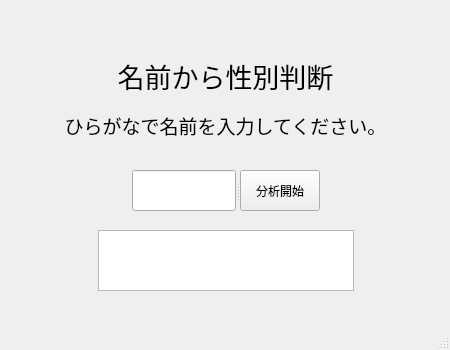
<?xml version="1.0" encoding="UTF-8"?>
<ui version="4.0">
 <class>MainWindow</class>
 <widget class="QMainWindow" name="MainWindow">
  <property name="geometry">
   <rect>
    <x>0</x>
    <y>0</y>
    <width>450</width>
    <height>350</height>
   </rect>
  </property>
  <property name="windowTitle">
   <string>MainWindow</string>
  </property>
  <widget class="QWidget" name="centralwidget">
   <widget class="QSplitter" name="splitter_3">
    <property name="geometry">
     <rect>
      <x>0</x>
      <y>50</y>
      <width>451</width>
      <height>51</height>
     </rect>
    </property>
    <property name="orientation">
     <enum>Qt::Horizontal</enum>
    </property>
    <widget class="QLabel" name="label">
     <property name="font">
      <font>
       <pointsize>20</pointsize>
       <weight>50</weight>
       <bold>false</bold>
      </font>
     </property>
     <property name="text">
      <string>名前から性別判断</string>
     </property>
     <property name="alignment">
      <set>Qt::AlignCenter</set>
     </property>
    </widget>
   </widget>
   <widget class="QSplitter" name="splitter_4">
    <property name="geometry">
     <rect>
      <x>0</x>
      <y>100</y>
      <width>451</width>
      <height>51</height>
     </rect>
    </property>
    <property name="orientation">
     <enum>Qt::Horizontal</enum>
    </property>
    <widget class="QLabel" name="label_2">
     <property name="enabled">
      <bool>true</bool>
     </property>
     <property name="font">
      <font>
       <pointsize>14</pointsize>
       <weight>50</weight>
       <bold>false</bold>
      </font>
     </property>
     <property name="text">
      <string>ひらがなで名前を入力してください。</string>
     </property>
     <property name="alignment">
      <set>Qt::AlignCenter</set>
     </property>
    </widget>
   </widget>
   <widget class="QWidget" name="layoutWidget">
    <property name="geometry">
     <rect>
      <x>0</x>
      <y>170</y>
      <width>451</width>
      <height>41</height>
     </rect>
    </property>
    <layout class="QHBoxLayout" name="horizontalLayout">
     <item>
      <spacer name="horizontalSpacer">
       <property name="orientation">
        <enum>Qt::Horizontal</enum>
       </property>
       <property name="sizeHint" stdset="0">
        <size>
         <width>40</width>
         <height>20</height>
        </size>
       </property>
      </spacer>
     </item>
     <item>
      <widget class="QSplitter" name="splitter">
       <property name="orientation">
        <enum>Qt::Horizontal</enum>
       </property>
       <widget class="QLineEdit" name="lineEdit"/>
       <widget class="QPushButton" name="pushButton">
        <property name="text">
         <string>分析開始</string>
        </property>
       </widget>
      </widget>
     </item>
     <item>
      <spacer name="horizontalSpacer_2">
       <property name="orientation">
        <enum>Qt::Horizontal</enum>
       </property>
       <property name="sizeHint" stdset="0">
        <size>
         <width>40</width>
         <height>20</height>
        </size>
       </property>
      </spacer>
     </item>
    </layout>
   </widget>
   <widget class="QWidget" name="layoutWidget">
    <property name="geometry">
     <rect>
      <x>0</x>
      <y>230</y>
      <width>451</width>
      <height>61</height>
     </rect>
    </property>
    <layout class="QHBoxLayout" name="horizontalLayout_2">
     <item>
      <spacer name="horizontalSpacer_4">
       <property name="orientation">
        <enum>Qt::Horizontal</enum>
       </property>
       <property name="sizeHint" stdset="0">
        <size>
         <width>40</width>
         <height>20</height>
        </size>
       </property>
      </spacer>
     </item>
     <item>
      <widget class="QTextEdit" name="textEdit"/>
     </item>
     <item>
      <spacer name="horizontalSpacer_3">
       <property name="orientation">
        <enum>Qt::Horizontal</enum>
       </property>
       <property name="sizeHint" stdset="0">
        <size>
         <width>40</width>
         <height>20</height>
        </size>
       </property>
      </spacer>
     </item>
    </layout>
   </widget>
  </widget>
  <widget class="QStatusBar" name="statusbar"/>
 </widget>
 <resources/>
 <connections/>
</ui>
